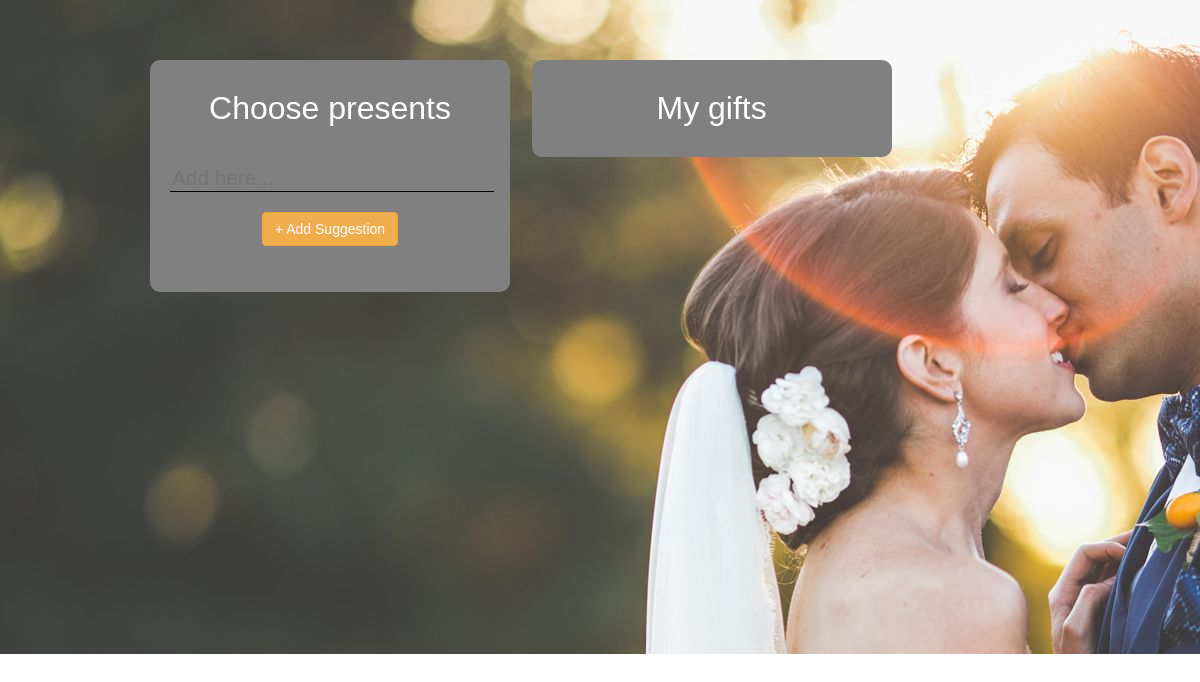
The page /present/ on the database as committed earlier.
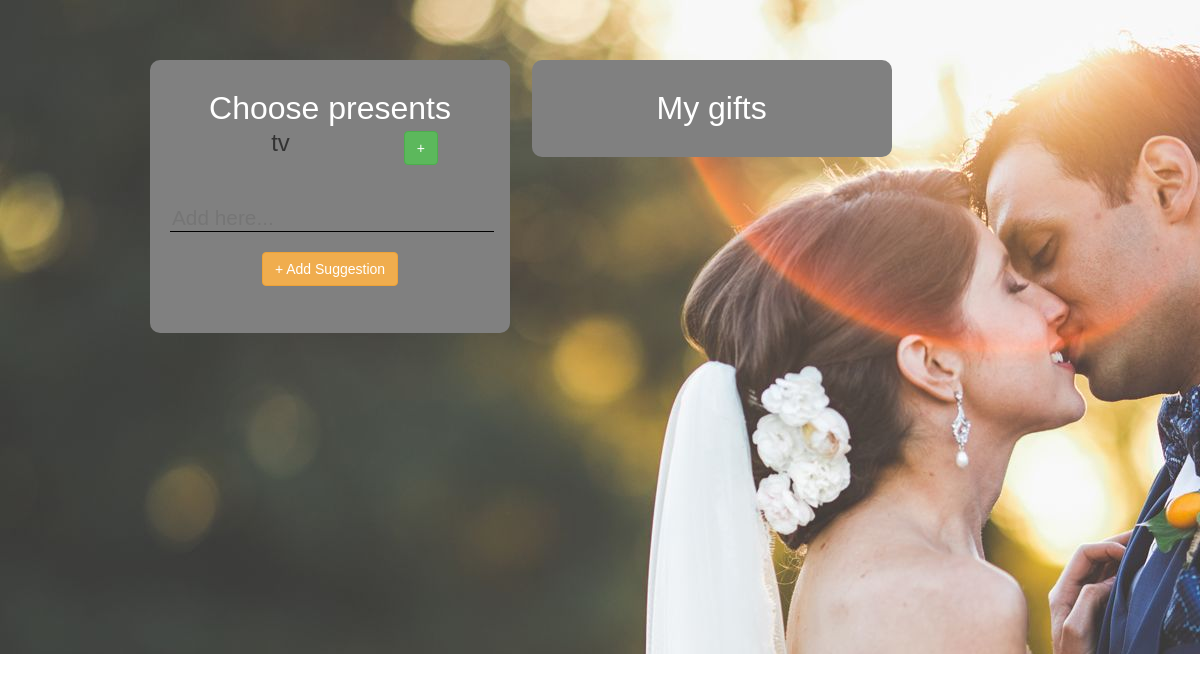
The same page on the database as committed later.
### User/models.py (models this page shows)
class Present(models.Model):
    present_name = models.CharField(max_length=128, blank=True, null=True)
    reserved_by = models.ForeignKey(User)
    approved = models.BooleanField(default=True)

### website/views.py (the view)
# urls.py: url(r'^present/$', views.PresentListView.as_view(), name='present'),
class PresentListView(ListView):
    login_url = '/'
    redirect_field_name = 'present_list.html'
    def get_context_data(self, **kwargs):
        context = super().get_context_data(**kwargs)
        context['gifts'] = Present.objects.filter(approved=False)
        return context
    def get_queryset(self):
        return Present.objects.all()

### website/templates/User/present_list.html (shortened to what this page needs)
{% load static %}
<!DOCTYPE html>
<html>
<head>
	<link rel="stylesheet" href="https://maxcdn.bootstrapcdn.com/bootstrap/3.3.7/css/bootstrap.min.css">
	<link rel="stylesheet" type="text/css" href="{% static 'styles/reset.css' %}">
	<link rel="stylesheet" type="text/css" href="{% static 'styles/style.css' %}">
</head>
<body>
	<div id="wrapper">
		<div class="presentReservation col-sm-4 col-sm-offset-1">
			<h2 class="title">Choose presents</h2>
					{% for present in present_list %}
						{% if present.approved %}
							<div class="row">
								<form method="POST" action="{% url 'website:update-present' present.id %}">
								<p>{{present.present_name}}</p>
								<span style="float:right; margin-right:20%;"><input class="btn btn-success" type="submit" value="+"/></span>
							</form>
							</div>
						{% endif %}
					{% endfor %}
			<div class="row">
				<div >
					<form method="POST" action="{% url 'website:create-present' %}">
						<input id="suggestion1" type="text" name="text" placeholder="Add here..." />
						<input id="saveButton" class="btn btn-warning" type="submit" value="+ Add Suggestion"/>
					</form>
				</div>
			</div>
		</div>
		<div class="presentReservation col-sm-4" style="margin-left:2%;">
			<h2 class="title">My gifts</h2>
		</div>
	</div>
</body>
</html>

Rows that differ between the two databases and show on the page:
added Present: present_name "tv"
